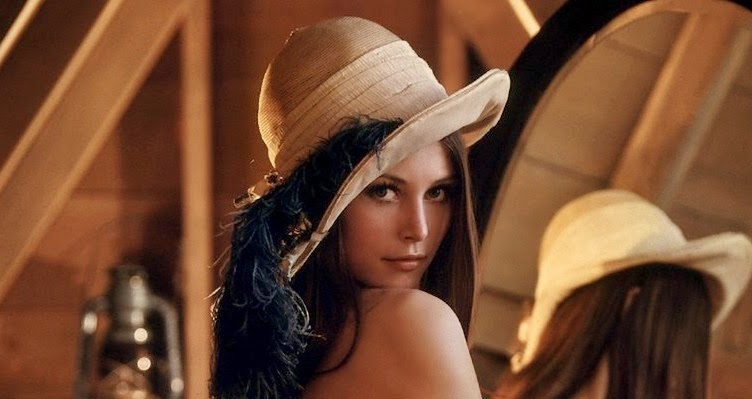
#> input picture lena.jpg, 752 x 399 px
$ python EdgeDetecter9.py
#> lines starting #> are read from the running program, lines starting #| are printed output that depends on the picture; after the words box and inside, x2 and y2 are one past the last pixel; in counts of white or black regions, pixels touching at a corner belong together
import cv2
img = cv2.imread('lena.jpg', 1)
#> img is the input picture: shape (399, 752, 3); mean B, G, R 49.7, 74.7, 116.6

canny = cv2.Canny(img, 150, 250)
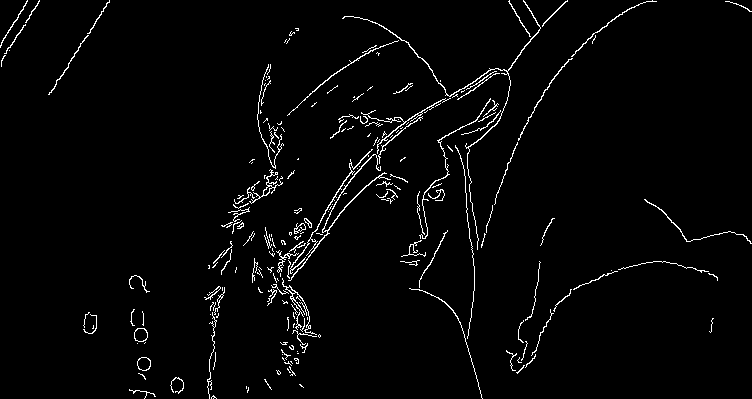
#> canny: shape (399, 752); 2.5% white in thin lines or dots


cv2.imshow("original", img)
cv2.imshow("canny", canny)


cv2.waitKey(0)
cv2.destroyAllWindows()

$ run again, with messi.jpg copied over lena.jpg
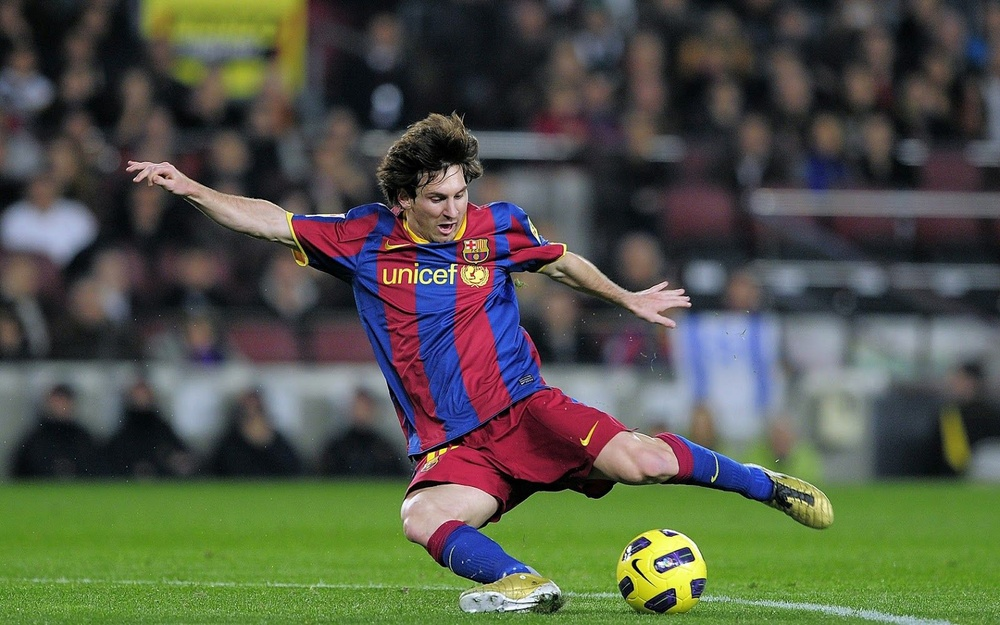
#> input picture messi.jpg, 1000 x 625 px, shrunk from 1600 x 1000 before the run
#> img is the input picture: shape (625, 1000, 3); mean B, G, R 72.2, 86.2, 82.2
#> `canny = cv2.Canny(img, 150, 250)`:
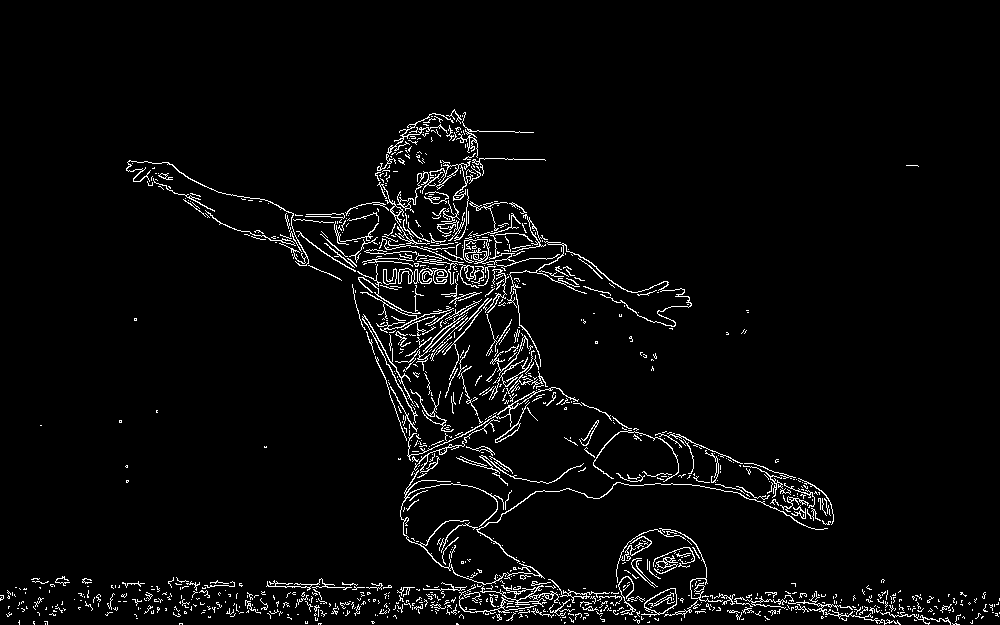
#> canny: shape (625, 1000); 3.7% white in thin lines or dots, all inside (x1, y1, x2, y2) = (0, 109, 1000, 625)

$ run again, with saltAndwater.png saved as lena.jpg
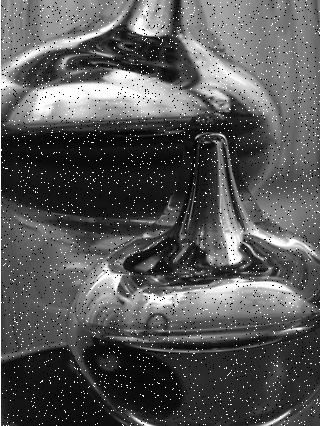
#> input picture saltAndwater.png, 320 x 426 px
#> img is the input picture: shape (426, 320, 3); min 0, max 255, mean 87.2
#> `canny = cv2.Canny(img, 150, 250)`:
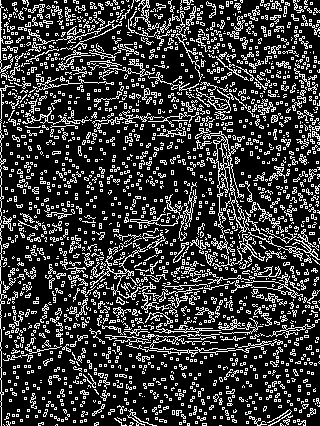
#> canny: shape (426, 320); 22.2% white in thin lines or dots
